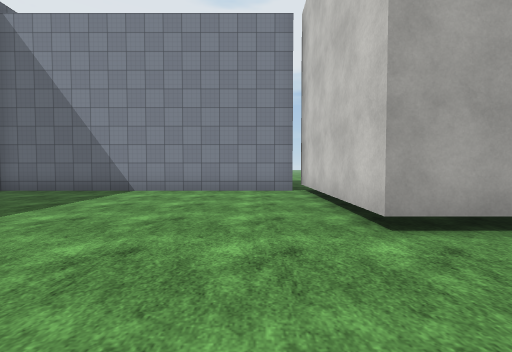
view 1 (above)

19 first-person views from a walk through a scene from a Unity 3-D project. The camera is 1.3 m above the floor, tilts 2° down and sees 90° across. The floor is counted in squares, 2 m on a side. Each view is taken from the middle of a square. On the plan, view 1 faces up. The plan holds only what a view shows up to about 9 squares ahead; the rest is blank. The place goes on beyond the plan. The player is left out. Surface patterns are stand-ins for the level's own textures.

view 2
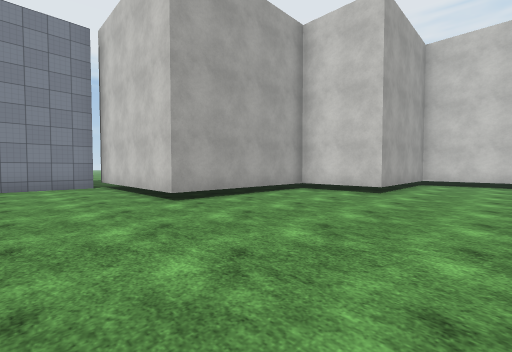

view 3
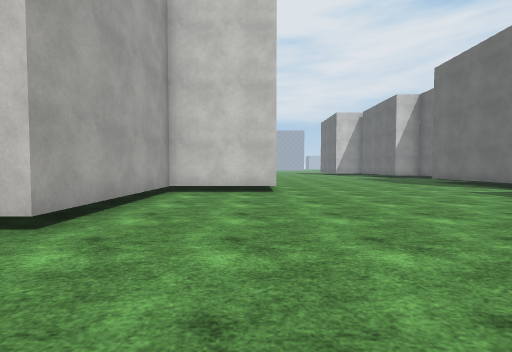

view 4
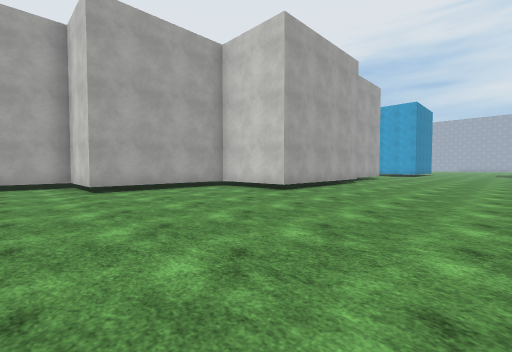

view 5
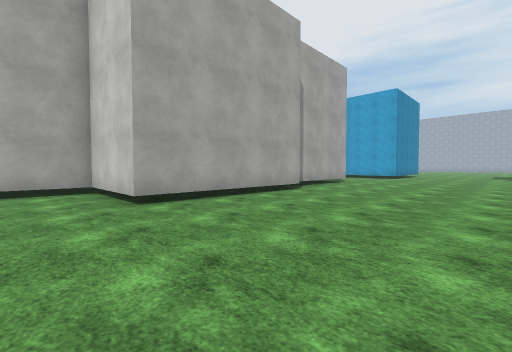

view 6
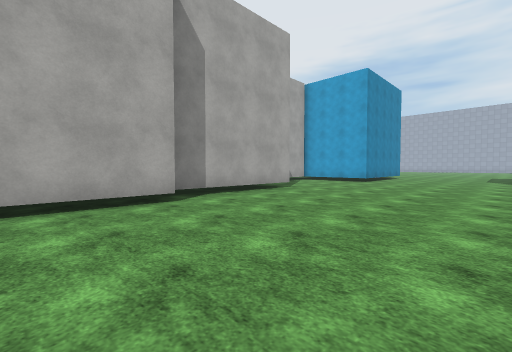

view 7
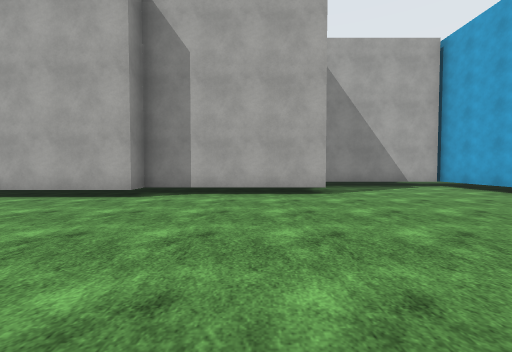

view 8
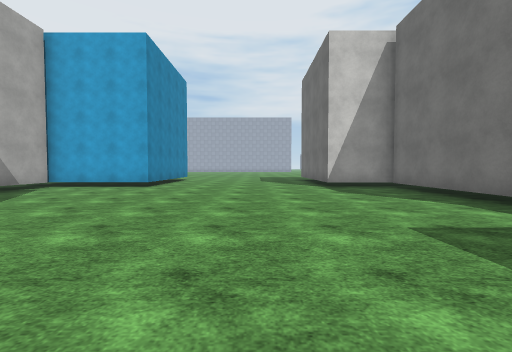

view 9
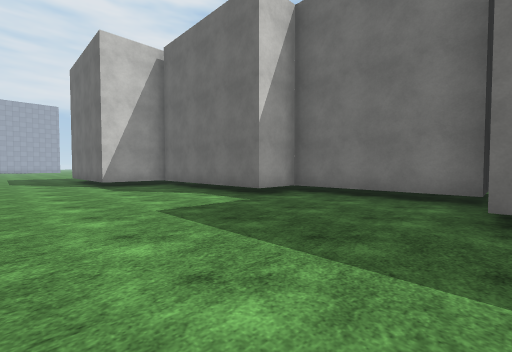

view 10
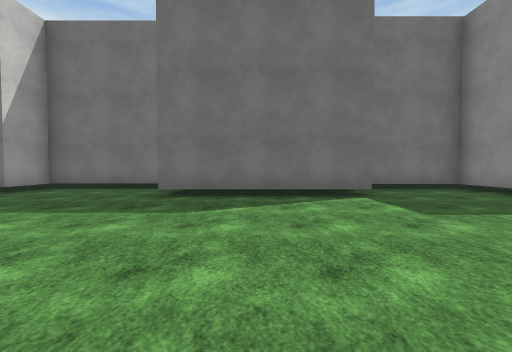

view 11
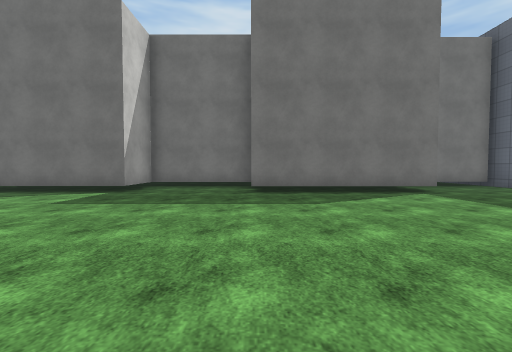

view 12
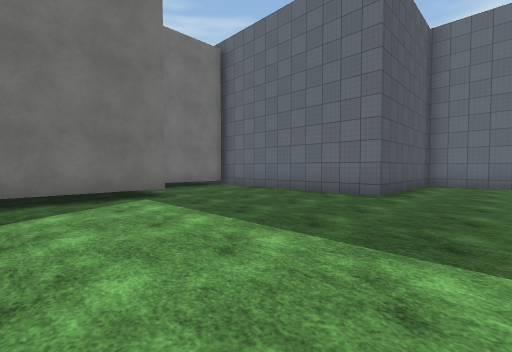

view 13
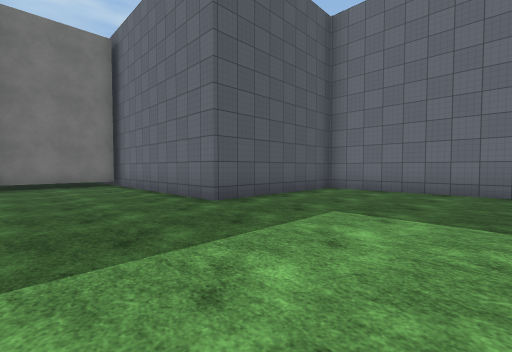

view 14
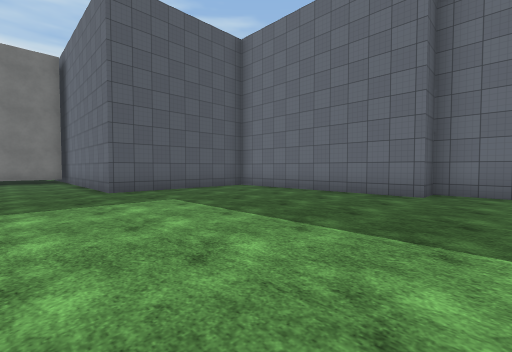

view 15
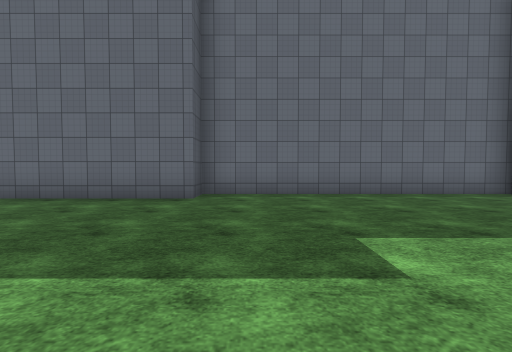

view 16
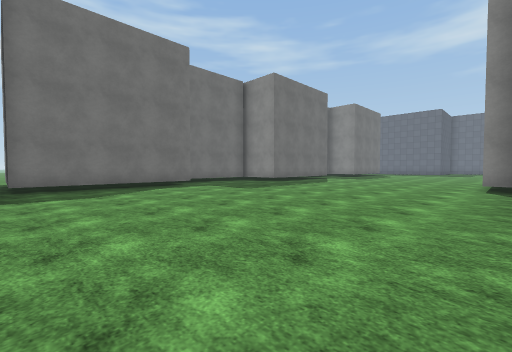

view 17
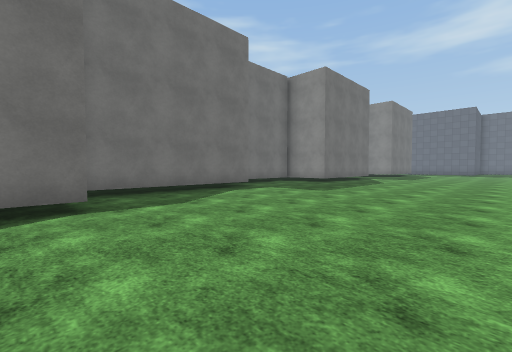

view 18
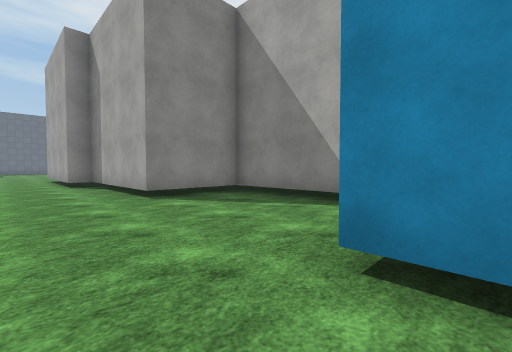

view 19
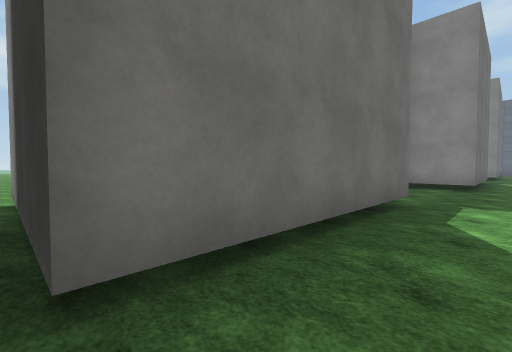

### Floor plan
Points are (right, up) in squares from view 1. A wall is a line through its corners. A room is listed if a view was taken in it or the views show most of it. See-through windows are left out.
Room 1 (views 1, 2, 3, 4, 5, 6, 7, 8, 9, 10, 11, 12, 13, 14, 15, 16, 17, 18, 19)
walls: (1.2, -9.7) (6.1, -9.7) (6.1, -11.4) (9.4, -11.4) (9.4, -9.7) (14.3, -9.7) (14.3, -11.2); (14.3, -11.5) (18.1, -11.5) (18.1, -10.2) (22.9, -10.2) (22.9, -13.6); (-1.8, -11.5) (1, -11.5); (1.1, 7) (-7, 7); (-7.2, 0.1) (-7.2, -0.3) (-6.3, -0.3) (-6.3, -6) (-1.9, -6) (-1.9, -12); (23.1, 0.6) (18.7, 0.6) (18.7, -1.9) (14.3, -1.9) (14.3, -2.5) (9.6, -2.5) (9.6, 0.2) (5.5, 0.2) (5.5, 2.5) (1.3, 2.5) (1.3, 7.4); (24.1, -2.5) (23.3, -2.5) (23.3, 0.9); (23.3, -10.4) (23.3, -8.3) (24.5, -8.3); (-7.2, 7.2) (-7.2, 5.9)
ways out: opening at (23, -14)

Positions as (right, up) in squares from view 1, and headings:
1: (0, 0), facing up
2: (-1, -2), facing up-right
3: (3, -2), facing right
4: (4, -7), facing up-right
5: (8, -7), facing up-right
6: (12, -7), facing up-right
7: (17, -8), facing up
8: (15, -6), facing right
9: (14, -6), facing down-right
10: (12, -4), facing down
11: (6, -3), facing down
12: (4, -4), facing down-left
13: (1, -2), facing down-left
14: (0, 1), facing down-left
15: (-1, 1), facing left
16: (23, -2), facing down-left
17: (24, -4), facing down-left
18: (24, -4), facing up-left
19: (23, -9), facing down-left
